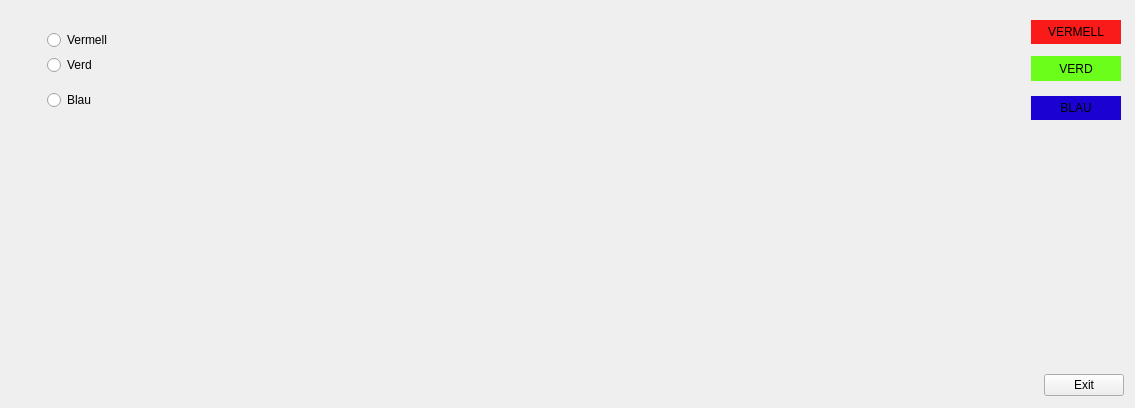
<?xml version="1.0" encoding="UTF-8"?>
<ui version="4.0">
 <class>MyForm</class>
 <widget class="QWidget" name="MyForm">
  <property name="geometry">
   <rect>
    <x>0</x>
    <y>0</y>
    <width>1135</width>
    <height>408</height>
   </rect>
  </property>
  <property name="windowTitle">
   <string>Form</string>
  </property>
  <layout class="QVBoxLayout" name="verticalLayout_7">
   <item>
    <layout class="QVBoxLayout" name="verticalLayout_6">
     <property name="spacing">
      <number>5</number>
     </property>
     <property name="leftMargin">
      <number>24</number>
     </property>
     <property name="topMargin">
      <number>9</number>
     </property>
     <property name="rightMargin">
      <number>0</number>
     </property>
     <property name="bottomMargin">
      <number>1</number>
     </property>
     <item>
      <layout class="QHBoxLayout" name="horizontalLayout">
       <item>
        <layout class="QVBoxLayout" name="verticalLayout_4">
         <property name="leftMargin">
          <number>12</number>
         </property>
         <item>
          <layout class="QVBoxLayout" name="verticalLayout_3">
           <item>
            <widget class="QRadioButton" name="radioButton">
             <property name="text">
              <string>Vermell</string>
             </property>
            </widget>
           </item>
           <item>
            <widget class="QRadioButton" name="radioButton_2">
             <property name="text">
              <string>Verd</string>
             </property>
            </widget>
           </item>
          </layout>
         </item>
         <item>
          <widget class="QRadioButton" name="radioButton_3">
           <property name="text">
            <string>Blau</string>
           </property>
          </widget>
         </item>
        </layout>
       </item>
       <item>
        <layout class="QVBoxLayout" name="verticalLayout_2">
         <property name="spacing">
          <number>6</number>
         </property>
         <property name="leftMargin">
          <number>0</number>
         </property>
         <property name="rightMargin">
          <number>3</number>
         </property>
         <item>
          <layout class="QVBoxLayout" name="verticalLayout">
           <property name="spacing">
            <number>12</number>
           </property>
           <property name="leftMargin">
            <number>0</number>
           </property>
           <property name="topMargin">
            <number>0</number>
           </property>
           <property name="bottomMargin">
            <number>9</number>
           </property>
           <item>
            <widget class="QLabel" name="label">
             <property name="sizePolicy">
              <sizepolicy hsizetype="Maximum" vsizetype="Preferred">
               <horstretch>0</horstretch>
               <verstretch>0</verstretch>
              </sizepolicy>
             </property>
             <property name="minimumSize">
              <size>
               <width>90</width>
               <height>24</height>
              </size>
             </property>
             <property name="palette">
              <palette>
               <active>
                <colorrole role="Base">
                 <brush brushstyle="SolidPattern">
                  <color alpha="255">
                   <red>255</red>
                   <green>255</green>
                   <blue>255</blue>
                  </color>
                 </brush>
                </colorrole>
                <colorrole role="Window">
                 <brush brushstyle="SolidPattern">
                  <color alpha="255">
                   <red>249</red>
                   <green>26</green>
                   <blue>26</blue>
                  </color>
                 </brush>
                </colorrole>
               </active>
               <inactive>
                <colorrole role="Base">
                 <brush brushstyle="SolidPattern">
                  <color alpha="255">
                   <red>255</red>
                   <green>255</green>
                   <blue>255</blue>
                  </color>
                 </brush>
                </colorrole>
                <colorrole role="Window">
                 <brush brushstyle="SolidPattern">
                  <color alpha="255">
                   <red>249</red>
                   <green>26</green>
                   <blue>26</blue>
                  </color>
                 </brush>
                </colorrole>
               </inactive>
               <disabled>
                <colorrole role="Base">
                 <brush brushstyle="SolidPattern">
                  <color alpha="255">
                   <red>249</red>
                   <green>26</green>
                   <blue>26</blue>
                  </color>
                 </brush>
                </colorrole>
                <colorrole role="Window">
                 <brush brushstyle="SolidPattern">
                  <color alpha="255">
                   <red>249</red>
                   <green>26</green>
                   <blue>26</blue>
                  </color>
                 </brush>
                </colorrole>
               </disabled>
              </palette>
             </property>
             <property name="autoFillBackground">
              <bool>true</bool>
             </property>
             <property name="text">
              <string>VERMELL</string>
             </property>
             <property name="alignment">
              <set>Qt::AlignCenter</set>
             </property>
            </widget>
           </item>
           <item>
            <widget class="QLabel" name="label_2">
             <property name="sizePolicy">
              <sizepolicy hsizetype="Maximum" vsizetype="Preferred">
               <horstretch>0</horstretch>
               <verstretch>0</verstretch>
              </sizepolicy>
             </property>
             <property name="minimumSize">
              <size>
               <width>90</width>
               <height>25</height>
              </size>
             </property>
             <property name="palette">
              <palette>
               <active>
                <colorrole role="Base">
                 <brush brushstyle="SolidPattern">
                  <color alpha="255">
                   <red>255</red>
                   <green>255</green>
                   <blue>255</blue>
                  </color>
                 </brush>
                </colorrole>
                <colorrole role="Window">
                 <brush brushstyle="SolidPattern">
                  <color alpha="255">
                   <red>108</red>
                   <green>254</green>
                   <blue>27</blue>
                  </color>
                 </brush>
                </colorrole>
               </active>
               <inactive>
                <colorrole role="Base">
                 <brush brushstyle="SolidPattern">
                  <color alpha="255">
                   <red>255</red>
                   <green>255</green>
                   <blue>255</blue>
                  </color>
                 </brush>
                </colorrole>
                <colorrole role="Window">
                 <brush brushstyle="SolidPattern">
                  <color alpha="255">
                   <red>108</red>
                   <green>254</green>
                   <blue>27</blue>
                  </color>
                 </brush>
                </colorrole>
               </inactive>
               <disabled>
                <colorrole role="Base">
                 <brush brushstyle="SolidPattern">
                  <color alpha="255">
                   <red>108</red>
                   <green>254</green>
                   <blue>27</blue>
                  </color>
                 </brush>
                </colorrole>
                <colorrole role="Window">
                 <brush brushstyle="SolidPattern">
                  <color alpha="255">
                   <red>108</red>
                   <green>254</green>
                   <blue>27</blue>
                  </color>
                 </brush>
                </colorrole>
               </disabled>
              </palette>
             </property>
             <property name="autoFillBackground">
              <bool>true</bool>
             </property>
             <property name="text">
              <string>VERD</string>
             </property>
             <property name="alignment">
              <set>Qt::AlignCenter</set>
             </property>
            </widget>
           </item>
          </layout>
         </item>
         <item>
          <widget class="QLabel" name="label_3">
           <property name="sizePolicy">
            <sizepolicy hsizetype="Maximum" vsizetype="Preferred">
             <horstretch>0</horstretch>
             <verstretch>0</verstretch>
            </sizepolicy>
           </property>
           <property name="minimumSize">
            <size>
             <width>90</width>
             <height>24</height>
            </size>
           </property>
           <property name="palette">
            <palette>
             <active>
              <colorrole role="Base">
               <brush brushstyle="SolidPattern">
                <color alpha="255">
                 <red>255</red>
                 <green>255</green>
                 <blue>255</blue>
                </color>
               </brush>
              </colorrole>
              <colorrole role="Window">
               <brush brushstyle="SolidPattern">
                <color alpha="255">
                 <red>26</red>
                 <green>2</green>
                 <blue>211</blue>
                </color>
               </brush>
              </colorrole>
             </active>
             <inactive>
              <colorrole role="Base">
               <brush brushstyle="SolidPattern">
                <color alpha="255">
                 <red>255</red>
                 <green>255</green>
                 <blue>255</blue>
                </color>
               </brush>
              </colorrole>
              <colorrole role="Window">
               <brush brushstyle="SolidPattern">
                <color alpha="255">
                 <red>26</red>
                 <green>2</green>
                 <blue>211</blue>
                </color>
               </brush>
              </colorrole>
             </inactive>
             <disabled>
              <colorrole role="Base">
               <brush brushstyle="SolidPattern">
                <color alpha="255">
                 <red>26</red>
                 <green>2</green>
                 <blue>211</blue>
                </color>
               </brush>
              </colorrole>
              <colorrole role="Window">
               <brush brushstyle="SolidPattern">
                <color alpha="255">
                 <red>26</red>
                 <green>2</green>
                 <blue>211</blue>
                </color>
               </brush>
              </colorrole>
             </disabled>
            </palette>
           </property>
           <property name="autoFillBackground">
            <bool>true</bool>
           </property>
           <property name="text">
            <string>BLAU</string>
           </property>
           <property name="alignment">
            <set>Qt::AlignCenter</set>
           </property>
          </widget>
         </item>
        </layout>
       </item>
      </layout>
     </item>
     <item>
      <layout class="QHBoxLayout" name="horizontalLayout_2">
       <item>
        <spacer name="horizontalSpacer">
         <property name="orientation">
          <enum>Qt::Horizontal</enum>
         </property>
         <property name="sizeHint" stdset="0">
          <size>
           <width>40</width>
           <height>20</height>
          </size>
         </property>
        </spacer>
       </item>
       <item>
        <layout class="QVBoxLayout" name="verticalLayout_5">
         <item>
          <spacer name="verticalSpacer">
           <property name="orientation">
            <enum>Qt::Vertical</enum>
           </property>
           <property name="sizeHint" stdset="0">
            <size>
             <width>20</width>
             <height>40</height>
            </size>
           </property>
          </spacer>
         </item>
         <item>
          <widget class="QPushButton" name="pushButton">
           <property name="text">
            <string>Exit</string>
           </property>
          </widget>
         </item>
        </layout>
       </item>
      </layout>
     </item>
    </layout>
   </item>
  </layout>
 </widget>
 <resources/>
 <connections>
  <connection>
   <sender>pushButton</sender>
   <signal>clicked(bool)</signal>
   <receiver>MyForm</receiver>
   <slot>close()</slot>
   <hints>
    <hint type="sourcelabel">
     <x>1043</x>
     <y>395</y>
    </hint>
    <hint type="destinationlabel">
     <x>352</x>
     <y>242</y>
    </hint>
   </hints>
  </connection>
  <connection>
   <sender>radioButton</sender>
   <signal>toggled(bool)</signal>
   <receiver>label_2</receiver>
   <slot>setDisabled(bool)</slot>
   <hints>
    <hint type="sourcelabel">
     <x>354</x>
     <y>42</y>
    </hint>
    <hint type="destinationlabel">
     <x>621</x>
     <y>73</y>
    </hint>
   </hints>
  </connection>
  <connection>
   <sender>radioButton</sender>
   <signal>toggled(bool)</signal>
   <receiver>label_3</receiver>
   <slot>setDisabled(bool)</slot>
   <hints>
    <hint type="sourcelabel">
     <x>503</x>
     <y>42</y>
    </hint>
    <hint type="destinationlabel">
     <x>610</x>
     <y>112</y>
    </hint>
   </hints>
  </connection>
  <connection>
   <sender>radioButton_2</sender>
   <signal>toggled(bool)</signal>
   <receiver>label</receiver>
   <slot>setDisabled(bool)</slot>
   <hints>
    <hint type="sourcelabel">
     <x>483</x>
     <y>76</y>
    </hint>
    <hint type="destinationlabel">
     <x>602</x>
     <y>32</y>
    </hint>
   </hints>
  </connection>
  <connection>
   <sender>radioButton_2</sender>
   <signal>toggled(bool)</signal>
   <receiver>label_3</receiver>
   <slot>setDisabled(bool)</slot>
   <hints>
    <hint type="sourcelabel">
     <x>550</x>
     <y>82</y>
    </hint>
    <hint type="destinationlabel">
     <x>614</x>
     <y>120</y>
    </hint>
   </hints>
  </connection>
  <connection>
   <sender>radioButton_3</sender>
   <signal>toggled(bool)</signal>
   <receiver>label</receiver>
   <slot>setDisabled(bool)</slot>
   <hints>
    <hint type="sourcelabel">
     <x>461</x>
     <y>118</y>
    </hint>
    <hint type="destinationlabel">
     <x>627</x>
     <y>31</y>
    </hint>
   </hints>
  </connection>
  <connection>
   <sender>radioButton_3</sender>
   <signal>toggled(bool)</signal>
   <receiver>label_2</receiver>
   <slot>setDisabled(bool)</slot>
   <hints>
    <hint type="sourcelabel">
     <x>530</x>
     <y>118</y>
    </hint>
    <hint type="destinationlabel">
     <x>613</x>
     <y>71</y>
    </hint>
   </hints>
  </connection>
 </connections>
</ui>
